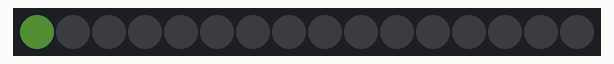
This sketch was run on a simulated Arduino Uno, built with avr-gcc and run on an emulated ATmega328P. Shown: 16 RGB LEDs in strip order, left to right. Dim RGB values are drawn brighter than linear; random numbers use the default seed unless the sketch sets one.

Above: at 0.1 s.
At 4.1 s:
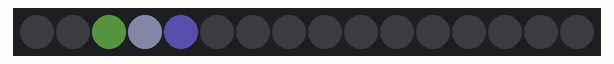
At 9.1 s:
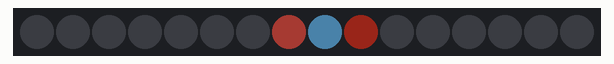
At 19.1 s:
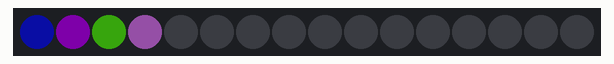
At 28.1 s:
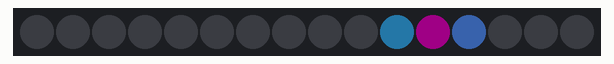
At 38.1 s:
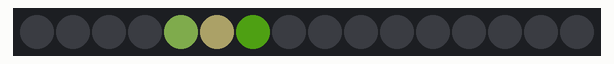

Measured:
- what the display in image 1 shows lasts 1.0 s, from 4.0 s to 5.0 s

The sketch:

sketch_oct06a.ino
```cpp
#include <Adafruit_NeoPixel.h>

#define PIN 4   // input pin Neopixel is attached to

#define NUMPIXELS      16 // number of neopixels in strip

Adafruit_NeoPixel pixels = Adafruit_NeoPixel(NUMPIXELS, PIN, NEO_GRB + NEO_KHZ800);

int delayval = 1000; // timing delay in milliseconds


void setup() {
  // Initialize the NeoPixel library.
  pixels.begin();

}
  int color1=0;int color2=0;int color3 = 0;
  void setcolor(){
     color1 =random(0,254);
     color2 =random(0,254);
     color3 =random(0,254);
     }

void loop() {

  for (int i=0; i < NUMPIXELS; i++) {
    // pixels.Color takes RGB values, from 0,0,0 up to 255,255,255


    setcolor();

    pixels.setBrightness(50);

    pixels.setPixelColor(i, pixels.Color(color1, color2, color3));

    // This sends the updated pixel color to the hardware.
    pixels.show();

    // Delay for a period of time (in milliseconds).
    delay(delayval);
    if (i > 2){
    pixels.setPixelColor(i-2, pixels.Color(0, 0, 0));
  }
    if ( i==0){
       pixels.setPixelColor(14, pixels.Color(0, 0, 0));
    }
    if ( i==1){
       pixels.setPixelColor(15, pixels.Color(0, 0, 0));
    }
    if ( i==3){
       pixels.setPixelColor(0, pixels.Color(0, 0, 0));
    }


  }


  //для змейки оно должно
}
```
